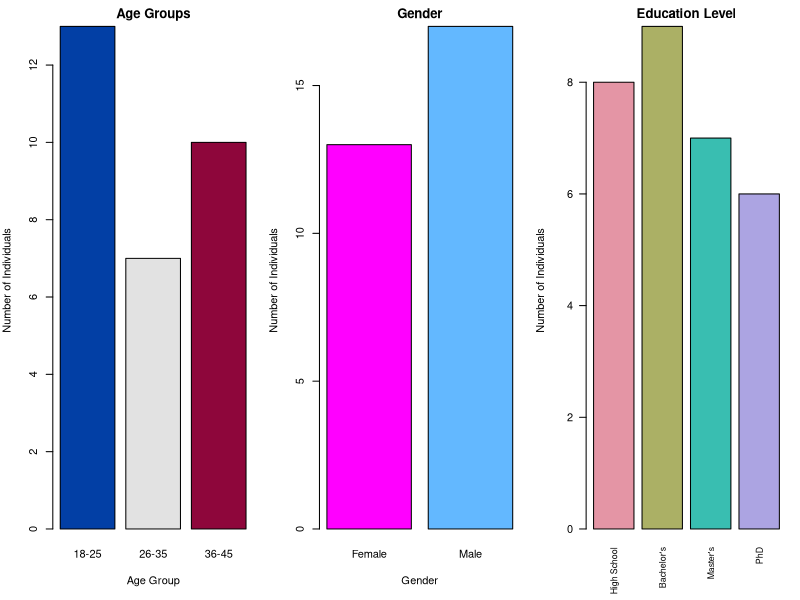

Generate this figure with R:
## ---- chunk 1
## creating the data set using data.frame and sample()
set.seed(123)
data <- data.frame(
  ID = 1:30,
  Gender = sample(c("Male", "Female"), 30, replace = TRUE),
  AgeGroup = sample(c("18-25", "26-35", "36-45"), 30, replace = TRUE),
  EducationLevel = sample(c("High School", "Bachelor's", "Master's", "PhD"), 30, replace = TRUE),
  stringsAsFactors = FALSE
)
## ---- chunk 2
cat("\nStructure before conversion:\n")
str(data)
## ---- chunk 3
data <- within(data, {
  Gender <- factor(Gender, levels = c("Female", "Male"))
  AgeGroup <- factor(AgeGroup, levels = c("18-25", "26-35", "36-45"), ordered = TRUE)
  EducationLevel <- factor(EducationLevel,
                           levels = c("High School", "Bachelor's", "Master's", "PhD"),
                           ordered = TRUE)
})
## ---- chunk 4
cat("\nStructure after conversion:\n")
str(data)
## ---- chunk 5
cat("\nSummary of factor columns:\n")
print(summary(data[c("Gender", "AgeGroup", "EducationLevel")]))
## ---- chunk 6
library(colorspace)
rainbow_hcl(4)
diverge_hcl(3)
op <- par(mfrow = c(1,3), mar = c(5,4,2,1))
barplot(table(data$AgeGroup), 
        main = "Age Groups",
        xlab = "Age Group", ylab = "Number of Individuals",
        col = diverge_hcl(3))
barplot(table(data$Gender),
        main = "Gender",
        xlab = "Gender",    ylab = "Number of Individuals",
        col =c("magenta","steelblue1"))
barplot(table(data$EducationLevel), 
        main = "Education Level", 
        las = 2, cex.names = 0.8,
        xlab = "", ylab = "Number of Individuals",
        col = rainbow_hcl(4))
par(op)
## ---- chunk 7
counts_age <- table(data$AgeGroup)
props_age  <- prop.table(counts_age)
top_age    <- names(which.max(counts_age))
top_ed     <- names(which.max(table(data$EducationLevel)))
top_gen    <- names(which.max(table(data$Gender)))
## ---- chunk 8
cat("\nParagraph:",
"\nThe most prevalent age group is ", top_age, " with ", counts_age[top_age], " individuals. ",
"\nThis distribution suggests that analyses may be more strongly influenced by the\n", 
top_age, "group compared to others.")
